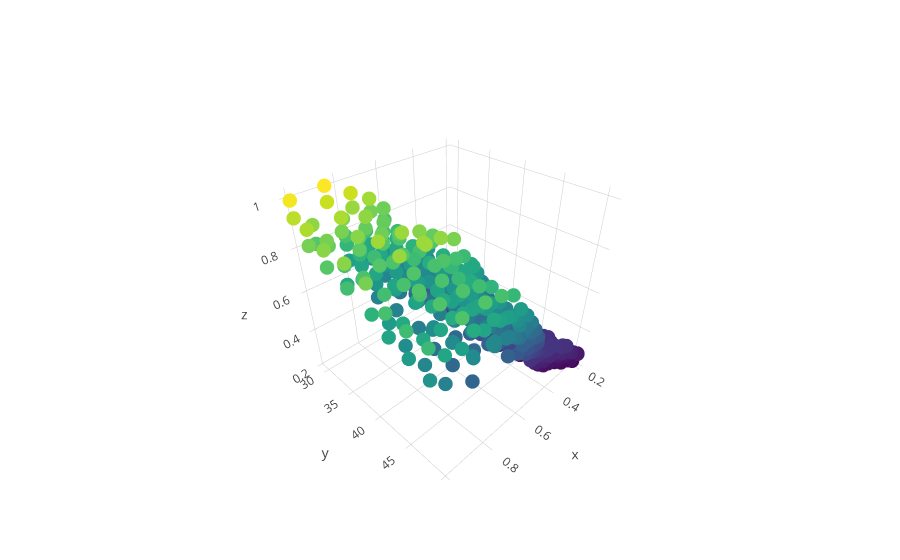

The code cell stored with this chart in its notebook:
### Code cell
x=list(df4['RA'])
y=list(df4['Y'])
z=list(df4['RX_RZ'])
text = list(df4['Model'])
trace4 = go.Scatter3d(
    x=x,
    y=y,
    z=z,
    text = text,
    mode='markers',
    hoverinfo='all',
    marker=dict(
        size=5,
        color=z,                # set color to an array/list of desired values
        colorscale='Viridis',   # choose a colorscale
        opacity=1.0
    )
)
data = [trace4]
fig = go.Figure(data=data, layout=layout)
py.iplot(fig)

### Figure 1 — Plotly figure (JSON) as saved in the notebook; plotly's stock layout.template omitted (floating-point values rounded to 4 significant figures; data arrays with more than 128 entries replaced by an {"elided": "..."} marker saying what was removed)
{"data": [{"hoverinfo": "all", "marker": {"color": {"elided": "588 float values"}, "colorscale": "Viridis", "opacity": 1, "size": 5}, "mode": "markers", "text": {"elided": "588 str values"}, "type": "scatter3d", "uid": "77cd7329-8095-441e-a686-d4b4e9938f16", "x": {"elided": "588 float values"}, "y": {"elided": "588 float values"}, "z": {"elided": "588 float values"}}], "layout": {"autosize": true}}
